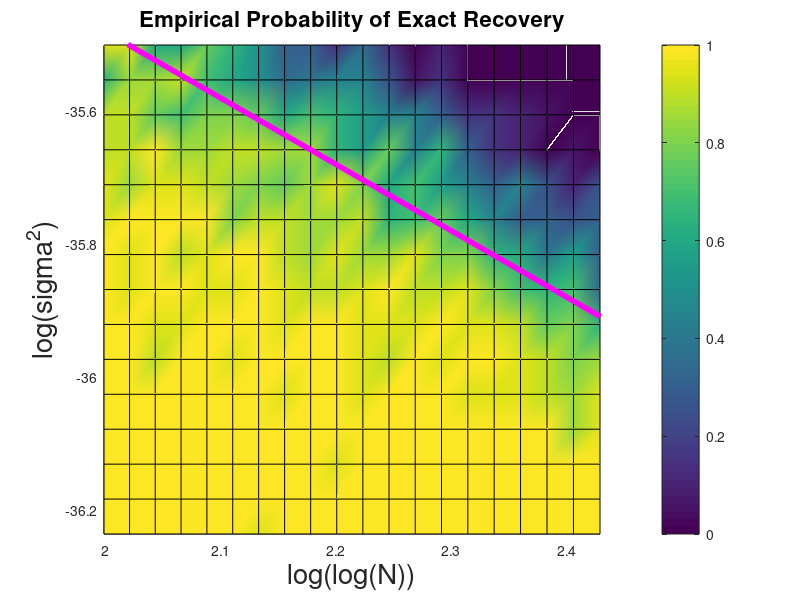
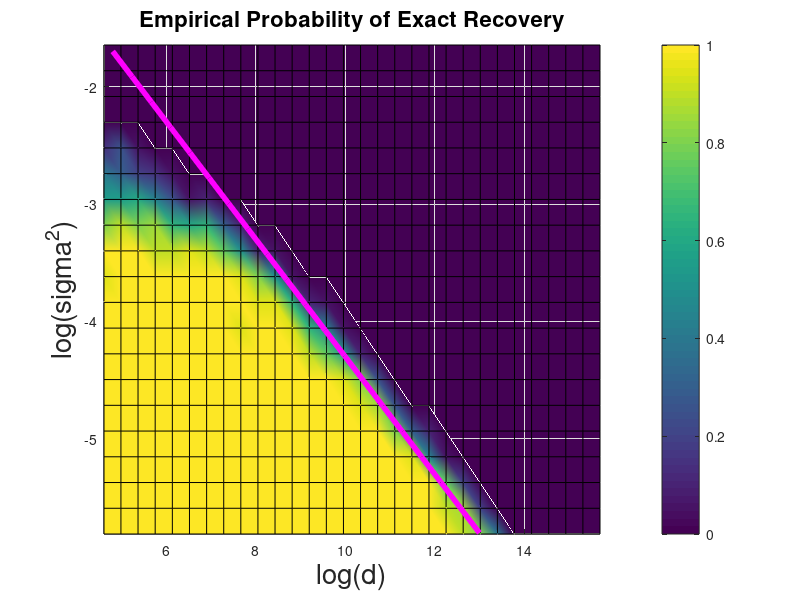

Source code (MATLAB) for these figures, in order:
%% save emp_fail_prob_k2_dfixed_nscale.mat emp_fail_prob (use N)
load('SuccessGrid_k2_d2_mudiff_small_svdHighRes_BackupCopy.mat');
figure
LogLogTotalSS = log(log(2*exp(exp(LogLogNGrid(:,1:15)))));
h=surf(LogLogTotalSS,LogSigmaSqGrid(:,1:15),SuccessGrid(:,1:15),'FaceColor','inter')
view(2)
xlabel('log(log(N))','fontsize',20)
ylabel('log(sigma^2)','fontsize',20)
title('Empirical Probability of Exact Recovery','fontsize',16)

hold on
x2 = linspace(1.951, 2.440, 20);
y2 = -33.48-x2;
z_max = max(max(get(h,'Zdata')));
%set(h,'ZData',z-10)  
line(x2,y2,z_max*ones(1,length(x2)),'linewidth',4,'Color','m')
axis([min(min(LogLogTotalSS)) max(max(LogLogTotalSS)) min(min(LogSigmaSqGrid(:,1:15))) max(max(LogSigmaSqGrid(:,1:15)))])
colorbar

% %% save emp_fail_prob_k2_dfixed_nscale.mat emp_fail_prob (use n)
% load('SuccessGrid_k2_d2_mudiff_small_svdHighRes_BackupCopy.mat');
% figure
% %h=surf(LogLogNGrid(:,1:15),LogSigmaSqGrid(:,1:15),SuccessGrid(:,1:15),'FaceColor','inter')
% h=surf(log(log(2*exp(exp(LogLogNGrid(:,1:15))))),LogSigmaSqGrid(:,1:15),SuccessGrid(:,1:15),'FaceColor','inter')
% view(2)
% colorbar
% xlabel('log(log(n))','fontsize',20)
% ylabel('log(sigma^2)','fontsize',20)
% title('Empirical Probability of Exact Recovery','fontsize',16)
% 
% hold on
% x2 = linspace(1.951, 2.3680, 20);
% y2 = -33.55-x2;
% z = get(h,'ZData');
% set(h,'ZData',z-10)  
% plot(x2,y2,'m','linewidth',4)
% axis([min(min(LogLogNGrid(:,1:15))) max(max(LogLogNGrid(:,1:15))) min(min(LogSigmaSqGrid(:,1:15))) max(max(LogSigmaSqGrid(:,1:15)))])


%% Plot for Fixed n, variable d
load('SuccessGrid_k2_n100_HighResFixed.mat');
figure
h=surf(LogDGrid,LogSigmaSqGrid,SuccessGrid,'FaceColor','inter')
view(2)
colorbar
xlabel('log(d)','fontsize',20)
ylabel('log(sigma^2)','fontsize',20)
title('Empirical Probability of Exact Recovery','fontsize',16)

hold on
x=linspace(4.8,13,20);
y=-.5*x+.7;
z_max = max(max(get(h,'Zdata')));
%set(h,'ZData',z-10)  
line(x,y,z_max*ones(1,length(x)),'linewidth',4,'Color','m')
axis([min(min(LogDGrid)) max(max(LogDGrid)) min(min(LogSigmaSqGrid)) max(max(LogSigmaSqGrid))])